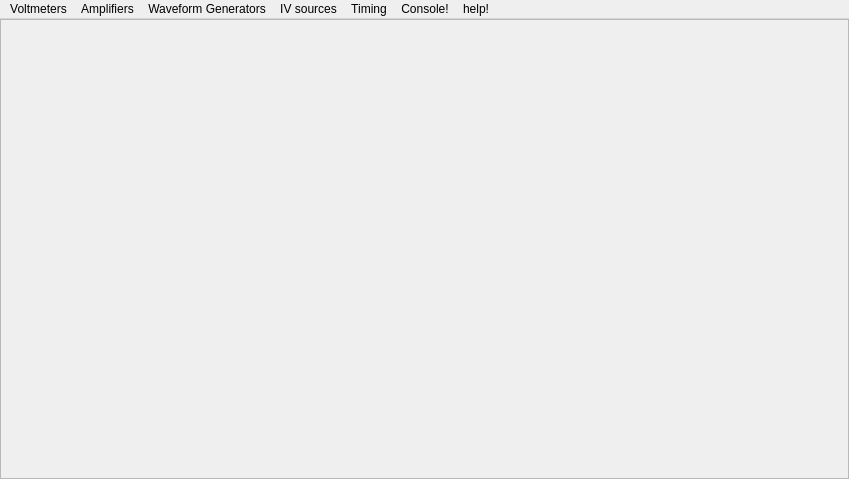
<?xml version="1.0" encoding="UTF-8"?>
<ui version="4.0">
 <class>MainWindow</class>
 <widget class="QMainWindow" name="MainWindow">
  <property name="windowModality">
   <enum>Qt::NonModal</enum>
  </property>
  <property name="geometry">
   <rect>
    <x>0</x>
    <y>0</y>
    <width>849</width>
    <height>479</height>
   </rect>
  </property>
  <property name="windowTitle">
   <string>Experiments</string>
  </property>
  <property name="styleSheet">
   <string notr="true"> QPushButton{ background-image: url(:/images/bt_01_off.png);}
 QPushButton:pressed {background-image:url(:/images/bt_01_on.png);}
QFrame{background-color: rgb(21, 107, 113);}

 QDockWidget {
     border: 1px solid lightgray;
 }

 QDockWidget::title {
     text-align: left; /* align the text to the left */
     background: lightgray;
     padding-left: 5px;
	height:6px;
 }

 QDockWidget::close-button, QDockWidget::float-button {
     border: 1px solid transparent;
     background: darkgray;
     padding: 0px;
 }

 QDockWidget::close-button:hover, QDockWidget::float-button:hover {
     background: gray;
 }

 QDockWidget::close-button:pressed, QDockWidget::float-button:pressed {
     padding: 1px -1px -1px 1px;
 }

QProgressBar {	border: 1px solid black;		text-align: top;
				padding: 1px;
				border-bottom-right-radius: 7px;
				border-bottom-left-radius: 7px;
				background: QLinearGradient( x1: 0, y1: 0, x2: 0, y2: 1,
				stop: 0 #fff,
				stop: 0.4999 #eee,
				stop: 0.5 #ddd,
				stop: 1 #eee );
				width: 15px;
				}

QProgressBar::chunk {
				background: QLinearGradient( x1: 0, y1: 0, x2: 0, y2: 1,
				stop: 0 #78d,
				stop: 0.4999 #46a,
				stop: 0.5 #45a,
				stop: 1 #238 );
				border-bottom-right-radius: 7px;
				border-bottom-left-radius: 7px;
				border: 1px solid black;
				}
			

border-color: rgb(29, 122, 162);
</string>
  </property>
  <property name="documentMode">
   <bool>false</bool>
  </property>
  <property name="dockOptions">
   <set>QMainWindow::AllowTabbedDocks|QMainWindow::AnimatedDocks</set>
  </property>
  <property name="unifiedTitleAndToolBarOnMac">
   <bool>false</bool>
  </property>
  <widget class="QWidget" name="centralwidget">
   <property name="sizePolicy">
    <sizepolicy hsizetype="Preferred" vsizetype="Preferred">
     <horstretch>0</horstretch>
     <verstretch>0</verstretch>
    </sizepolicy>
   </property>
   <layout class="QHBoxLayout" name="horizontalLayout_2">
    <property name="spacing">
     <number>0</number>
    </property>
    <property name="margin">
     <number>0</number>
    </property>
    <item>
     <widget class="QScrollArea" name="scrollArea">
      <property name="styleSheet">
       <string notr="true"/>
      </property>
      <property name="widgetResizable">
       <bool>true</bool>
      </property>
      <widget class="QWidget" name="scrollAreaWidgetContents_2">
       <property name="geometry">
        <rect>
         <x>0</x>
         <y>0</y>
         <width>847</width>
         <height>452</height>
        </rect>
       </property>
       <property name="sizePolicy">
        <sizepolicy hsizetype="Preferred" vsizetype="Expanding">
         <horstretch>0</horstretch>
         <verstretch>0</verstretch>
        </sizepolicy>
       </property>
       <layout class="QVBoxLayout" name="verticalLayout">
        <property name="spacing">
         <number>0</number>
        </property>
        <property name="margin">
         <number>0</number>
        </property>
        <item>
         <widget class="QSplitter" name="graph_splitter">
          <property name="orientation">
           <enum>Qt::Vertical</enum>
          </property>
         </widget>
        </item>
       </layout>
      </widget>
     </widget>
    </item>
   </layout>
  </widget>
  <widget class="QMenuBar" name="menuBar">
   <property name="geometry">
    <rect>
     <x>0</x>
     <y>0</y>
     <width>849</width>
     <height>25</height>
    </rect>
   </property>
   <widget class="QMenu" name="menuVoltmeters_2">
    <property name="title">
     <string>Voltmeters</string>
    </property>
    <addaction name="actionCH1meter"/>
    <addaction name="actionCH2meter"/>
    <addaction name="actionCH3meter"/>
    <addaction name="actionCH4meter"/>
    <addaction name="actionAll_of_Them"/>
   </widget>
   <widget class="QMenu" name="menuAmplifiers_2">
    <property name="title">
     <string>Amplifiers</string>
    </property>
    <addaction name="actionCH1"/>
    <addaction name="actionCH5"/>
   </widget>
   <widget class="QMenu" name="menuWaveform_Generators_2">
    <property name="title">
     <string>Waveform Generators</string>
    </property>
    <addaction name="actionSineWave"/>
   </widget>
   <widget class="QMenu" name="menuIV_sources">
    <property name="title">
     <string>IV sources</string>
    </property>
    <addaction name="actionPVS_1"/>
    <addaction name="actionPVS_2"/>
    <addaction name="actionPVS_3"/>
    <addaction name="actionPCS"/>
   </widget>
   <widget class="QMenu" name="menuTiming">
    <property name="title">
     <string>Timing</string>
    </property>
    <addaction name="actionFrequency"/>
    <addaction name="actionPulse_Width"/>
    <addaction name="actionDuty_Cycle"/>
    <addaction name="actionHigh_Frequency"/>
   </widget>
   <widget class="QMenu" name="menuConsole">
    <property name="title">
     <string>Console!</string>
    </property>
    <addaction name="actionInsert_Console"/>
   </widget>
   <widget class="QMenu" name="menuHelp">
    <property name="title">
     <string>help!</string>
    </property>
    <addaction name="actionShow_help_window"/>
    <addaction name="actionProgrammer_s_manual"/>
    <addaction name="actionImage_map_testing"/>
   </widget>
   <addaction name="menuVoltmeters_2"/>
   <addaction name="menuAmplifiers_2"/>
   <addaction name="menuWaveform_Generators_2"/>
   <addaction name="menuIV_sources"/>
   <addaction name="menuTiming"/>
   <addaction name="menuConsole"/>
   <addaction name="menuHelp"/>
  </widget>
  <action name="actionInsert_Console">
   <property name="text">
    <string>Insert Console</string>
   </property>
   <property name="shortcut">
    <string>Ctrl+Alt+Shift+C</string>
   </property>
  </action>
  <action name="actionCH1">
   <property name="text">
    <string>CH2</string>
   </property>
  </action>
  <action name="actionCH5">
   <property name="text">
    <string>CH1,CH3-CH7,V+,I2V</string>
   </property>
  </action>
  <action name="actionCH2meter">
   <property name="text">
    <string>CH2meter</string>
   </property>
  </action>
  <action name="actionCH3meter">
   <property name="text">
    <string>CH3meter</string>
   </property>
  </action>
  <action name="actionCH4meter">
   <property name="text">
    <string>CH4meter</string>
   </property>
  </action>
  <action name="actionCH1meter">
   <property name="text">
    <string>CH1meter</string>
   </property>
  </action>
  <action name="actionAll_of_Them">
   <property name="text">
    <string>All</string>
   </property>
  </action>
  <action name="actionFrequency">
   <property name="text">
    <string>Frequency</string>
   </property>
  </action>
  <action name="actionPulse_Width">
   <property name="text">
    <string>Pulse Width</string>
   </property>
  </action>
  <action name="actionDuty_Cycle">
   <property name="text">
    <string>Duty Cycle</string>
   </property>
  </action>
  <action name="actionHigh_Frequency">
   <property name="text">
    <string>High Frequency</string>
   </property>
  </action>
  <action name="actionSineWave">
   <property name="text">
    <string>set sine wave frequency</string>
   </property>
   <property name="shortcut">
    <string>Ctrl+Alt+Shift+S</string>
   </property>
  </action>
  <action name="actionPVS_1">
   <property name="text">
    <string>PVS 1</string>
   </property>
  </action>
  <action name="actionPVS_2">
   <property name="text">
    <string>PVS 2</string>
   </property>
  </action>
  <action name="actionPVS_3">
   <property name="text">
    <string>PVS 3</string>
   </property>
  </action>
  <action name="actionPCS">
   <property name="text">
    <string>PCS</string>
   </property>
  </action>
  <action name="actionShow_help_window">
   <property name="text">
    <string>show help window</string>
   </property>
  </action>
  <action name="actionProgrammer_s_manual">
   <property name="text">
    <string>full programmer's manual</string>
   </property>
  </action>
  <action name="actionImage_map_testing">
   <property name="text">
    <string>image map (testing)</string>
   </property>
  </action>
 </widget>
 <resources>
  <include location="jui.rc"/>
 </resources>
 <connections>
  <connection>
   <sender>actionInsert_Console</sender>
   <signal>triggered()</signal>
   <receiver>MainWindow</receiver>
   <slot>addConsole()</slot>
   <hints>
    <hint type="sourcelabel">
     <x>-1</x>
     <y>-1</y>
    </hint>
    <hint type="destinationlabel">
     <x>445</x>
     <y>248</y>
    </hint>
   </hints>
  </connection>
  <connection>
   <sender>actionCH1</sender>
   <signal>triggered()</signal>
   <receiver>MainWindow</receiver>
   <slot>widget_ch1()</slot>
   <hints>
    <hint type="sourcelabel">
     <x>-1</x>
     <y>-1</y>
    </hint>
    <hint type="destinationlabel">
     <x>410</x>
     <y>239</y>
    </hint>
   </hints>
  </connection>
  <connection>
   <sender>actionCH5</sender>
   <signal>triggered()</signal>
   <receiver>MainWindow</receiver>
   <slot>widget_ch5()</slot>
   <hints>
    <hint type="sourcelabel">
     <x>-1</x>
     <y>-1</y>
    </hint>
    <hint type="destinationlabel">
     <x>410</x>
     <y>239</y>
    </hint>
   </hints>
  </connection>
  <connection>
   <sender>actionCH2meter</sender>
   <signal>triggered()</signal>
   <receiver>MainWindow</receiver>
   <slot>widget_volt2()</slot>
   <hints>
    <hint type="sourcelabel">
     <x>-1</x>
     <y>-1</y>
    </hint>
    <hint type="destinationlabel">
     <x>410</x>
     <y>239</y>
    </hint>
   </hints>
  </connection>
  <connection>
   <sender>actionCH3meter</sender>
   <signal>triggered()</signal>
   <receiver>MainWindow</receiver>
   <slot>widget_volt3()</slot>
   <hints>
    <hint type="sourcelabel">
     <x>-1</x>
     <y>-1</y>
    </hint>
    <hint type="destinationlabel">
     <x>410</x>
     <y>239</y>
    </hint>
   </hints>
  </connection>
  <connection>
   <sender>actionCH4meter</sender>
   <signal>triggered()</signal>
   <receiver>MainWindow</receiver>
   <slot>widget_volt4()</slot>
   <hints>
    <hint type="sourcelabel">
     <x>-1</x>
     <y>-1</y>
    </hint>
    <hint type="destinationlabel">
     <x>410</x>
     <y>239</y>
    </hint>
   </hints>
  </connection>
  <connection>
   <sender>actionCH1meter</sender>
   <signal>triggered()</signal>
   <receiver>MainWindow</receiver>
   <slot>widget_volt1()</slot>
   <hints>
    <hint type="sourcelabel">
     <x>-1</x>
     <y>-1</y>
    </hint>
    <hint type="destinationlabel">
     <x>410</x>
     <y>239</y>
    </hint>
   </hints>
  </connection>
  <connection>
   <sender>actionAll_of_Them</sender>
   <signal>triggered()</signal>
   <receiver>MainWindow</receiver>
   <slot>widget_voltAll()</slot>
   <hints>
    <hint type="sourcelabel">
     <x>-1</x>
     <y>-1</y>
    </hint>
    <hint type="destinationlabel">
     <x>410</x>
     <y>239</y>
    </hint>
   </hints>
  </connection>
  <connection>
   <sender>actionSineWave</sender>
   <signal>triggered()</signal>
   <receiver>MainWindow</receiver>
   <slot>widget_sine()</slot>
   <hints>
    <hint type="sourcelabel">
     <x>-1</x>
     <y>-1</y>
    </hint>
    <hint type="destinationlabel">
     <x>410</x>
     <y>239</y>
    </hint>
   </hints>
  </connection>
  <connection>
   <sender>actionFrequency</sender>
   <signal>triggered()</signal>
   <receiver>MainWindow</receiver>
   <slot>widget_freq()</slot>
   <hints>
    <hint type="sourcelabel">
     <x>-1</x>
     <y>-1</y>
    </hint>
    <hint type="destinationlabel">
     <x>410</x>
     <y>239</y>
    </hint>
   </hints>
  </connection>
  <connection>
   <sender>actionHigh_Frequency</sender>
   <signal>triggered()</signal>
   <receiver>MainWindow</receiver>
   <slot>widget_high_freq()</slot>
   <hints>
    <hint type="sourcelabel">
     <x>-1</x>
     <y>-1</y>
    </hint>
    <hint type="destinationlabel">
     <x>410</x>
     <y>239</y>
    </hint>
   </hints>
  </connection>
  <connection>
   <sender>actionPulse_Width</sender>
   <signal>triggered()</signal>
   <receiver>MainWindow</receiver>
   <slot>widget_pulse()</slot>
   <hints>
    <hint type="sourcelabel">
     <x>-1</x>
     <y>-1</y>
    </hint>
    <hint type="destinationlabel">
     <x>410</x>
     <y>239</y>
    </hint>
   </hints>
  </connection>
  <connection>
   <sender>actionDuty_Cycle</sender>
   <signal>triggered()</signal>
   <receiver>MainWindow</receiver>
   <slot>widget_dutycycle()</slot>
   <hints>
    <hint type="sourcelabel">
     <x>-1</x>
     <y>-1</y>
    </hint>
    <hint type="destinationlabel">
     <x>410</x>
     <y>239</y>
    </hint>
   </hints>
  </connection>
  <connection>
   <sender>actionPVS_1</sender>
   <signal>triggered()</signal>
   <receiver>MainWindow</receiver>
   <slot>widget_pvs1()</slot>
   <hints>
    <hint type="sourcelabel">
     <x>-1</x>
     <y>-1</y>
    </hint>
    <hint type="destinationlabel">
     <x>410</x>
     <y>239</y>
    </hint>
   </hints>
  </connection>
  <connection>
   <sender>actionPVS_2</sender>
   <signal>triggered()</signal>
   <receiver>MainWindow</receiver>
   <slot>widget_pvs2()</slot>
   <hints>
    <hint type="sourcelabel">
     <x>-1</x>
     <y>-1</y>
    </hint>
    <hint type="destinationlabel">
     <x>410</x>
     <y>239</y>
    </hint>
   </hints>
  </connection>
  <connection>
   <sender>actionPVS_3</sender>
   <signal>triggered()</signal>
   <receiver>MainWindow</receiver>
   <slot>widget_pvs3()</slot>
   <hints>
    <hint type="sourcelabel">
     <x>-1</x>
     <y>-1</y>
    </hint>
    <hint type="destinationlabel">
     <x>410</x>
     <y>239</y>
    </hint>
   </hints>
  </connection>
  <connection>
   <sender>actionPCS</sender>
   <signal>triggered()</signal>
   <receiver>MainWindow</receiver>
   <slot>widget_pcs()</slot>
   <hints>
    <hint type="sourcelabel">
     <x>-1</x>
     <y>-1</y>
    </hint>
    <hint type="destinationlabel">
     <x>410</x>
     <y>239</y>
    </hint>
   </hints>
  </connection>
  <connection>
   <sender>actionShow_help_window</sender>
   <signal>triggered()</signal>
   <receiver>MainWindow</receiver>
   <slot>showHelp()</slot>
   <hints>
    <hint type="sourcelabel">
     <x>-1</x>
     <y>-1</y>
    </hint>
    <hint type="destinationlabel">
     <x>424</x>
     <y>239</y>
    </hint>
   </hints>
  </connection>
  <connection>
   <sender>actionProgrammer_s_manual</sender>
   <signal>triggered()</signal>
   <receiver>MainWindow</receiver>
   <slot>showFullHelp()</slot>
   <hints>
    <hint type="sourcelabel">
     <x>-1</x>
     <y>-1</y>
    </hint>
    <hint type="destinationlabel">
     <x>424</x>
     <y>239</y>
    </hint>
   </hints>
  </connection>
  <connection>
   <sender>actionImage_map_testing</sender>
   <signal>triggered()</signal>
   <receiver>MainWindow</receiver>
   <slot>showImageMap()</slot>
   <hints>
    <hint type="sourcelabel">
     <x>-1</x>
     <y>-1</y>
    </hint>
    <hint type="destinationlabel">
     <x>424</x>
     <y>239</y>
    </hint>
   </hints>
  </connection>
 </connections>
 <slots>
  <slot>add_a_widget()</slot>
  <slot>addConsole()</slot>
  <slot>size(int,int)</slot>
  <slot>widget_ch1()</slot>
  <slot>widget_ch2()</slot>
  <slot>widget_ch3()</slot>
  <slot>widget_ch4()</slot>
  <slot>widget_ch5()</slot>
  <slot>widget_sine()</slot>
  <slot>widget_volt1()</slot>
  <slot>widget_volt2()</slot>
  <slot>widget_volt3()</slot>
  <slot>widget_volt4()</slot>
  <slot>widget_volt5()</slot>
  <slot>widget_voltAll()</slot>
  <slot>widget_inductance()</slot>
  <slot>widget_freq()</slot>
  <slot>widget_high_freq()</slot>
  <slot>widget_f2ftime()</slot>
  <slot>widget_r2rtime()</slot>
  <slot>widget_pulse()</slot>
  <slot>widget_dutycycle()</slot>
  <slot>widget_pvs1()</slot>
  <slot>widget_pvs2()</slot>
  <slot>widget_pvs3()</slot>
  <slot>widget_pcs()</slot>
  <slot>showHelp()</slot>
  <slot>showFullHelp()</slot>
  <slot>showImageMap()</slot>
 </slots>
</ui>
